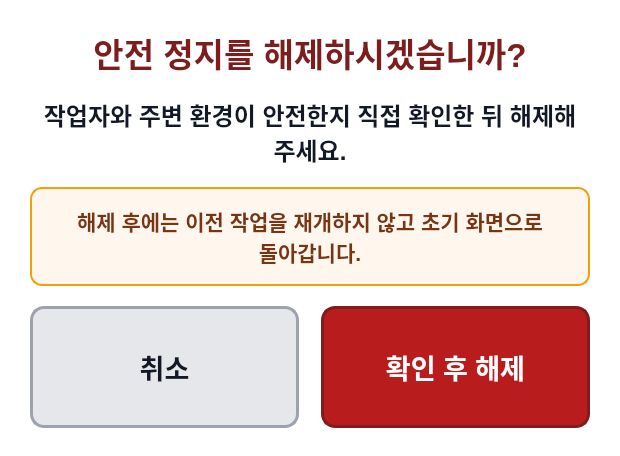
<?xml version="1.0" encoding="UTF-8"?>
<ui version="4.0">
 <class>SafetyClearConfirmDialog</class>
 <widget class="QDialog" name="SafetyClearConfirmDialog">
  <property name="windowTitle"><string>안전 정지 해제 확인</string></property>
  <property name="minimumSize"><size><width>620</width><height>380</height></size></property>
  <property name="modal"><bool>true</bool></property>
  <property name="styleSheet">
   <string notr="true">QDialog { background:#FFFFFF; }
QLabel#label_confirm_title { color:#7F1D1D; font-size:25pt; font-weight:900; }
QLabel#label_confirm_message { color:#111827; font-size:18pt; font-weight:700; }
QFrame#confirm_warning_card { background:#FFF7ED; border:2px solid #F59E0B; border-radius:12px; }
QLabel#label_confirm_warning { color:#78350F; font-size:16pt; font-weight:700; }
QPushButton { min-height:88px; border-radius:14px; padding:14px 22px; font-size:20pt; font-weight:900; }
QPushButton#btn_confirm_cancel { background:#E5E7EB; color:#111827; border:3px solid #9CA3AF; }
QPushButton#btn_confirm_cancel:pressed { background:#CBD5E1; border-color:#64748B; padding-top:18px; padding-bottom:10px; }
QPushButton#btn_confirm_clear { background:#B91C1C; color:#FFFFFF; border:3px solid #7F1D1D; }
QPushButton#btn_confirm_clear:pressed { background:#7F1D1D; border-color:#450A0A; padding-top:18px; padding-bottom:10px; }</string>
  </property>
  <layout class="QVBoxLayout" name="confirmRootLayout">
   <property name="spacing"><number>20</number></property>
   <property name="leftMargin"><number>30</number></property>
   <property name="topMargin"><number>28</number></property>
   <property name="rightMargin"><number>30</number></property>
   <property name="bottomMargin"><number>28</number></property>
   <item>
    <widget class="QLabel" name="label_confirm_title">
     <property name="text"><string>안전 정지를 해제하시겠습니까?</string></property>
     <property name="alignment"><set>Qt::AlignCenter</set></property>
     <property name="wordWrap"><bool>true</bool></property>
    </widget>
   </item>
   <item>
    <widget class="QLabel" name="label_confirm_message">
     <property name="text"><string>작업자와 주변 환경이 안전한지 직접 확인한 뒤 해제해 주세요.</string></property>
     <property name="alignment"><set>Qt::AlignCenter</set></property>
     <property name="wordWrap"><bool>true</bool></property>
    </widget>
   </item>
   <item>
    <widget class="QFrame" name="confirm_warning_card">
     <layout class="QVBoxLayout" name="warningLayout">
      <property name="leftMargin"><number>18</number></property>
      <property name="topMargin"><number>16</number></property>
      <property name="rightMargin"><number>18</number></property>
      <property name="bottomMargin"><number>16</number></property>
      <item>
       <widget class="QLabel" name="label_confirm_warning">
        <property name="text"><string>해제 후에는 이전 작업을 재개하지 않고 초기 화면으로 돌아갑니다.</string></property>
        <property name="alignment"><set>Qt::AlignCenter</set></property>
        <property name="wordWrap"><bool>true</bool></property>
       </widget>
      </item>
     </layout>
    </widget>
   </item>
   <item>
    <layout class="QHBoxLayout" name="confirmButtonsLayout">
     <property name="spacing"><number>22</number></property>
     <item><widget class="QPushButton" name="btn_confirm_cancel"><property name="text"><string>취소</string></property></widget></item>
     <item><widget class="QPushButton" name="btn_confirm_clear"><property name="text"><string>확인 후 해제</string></property></widget></item>
    </layout>
   </item>
  </layout>
 </widget>
 <resources/>
 <connections/>
</ui>
